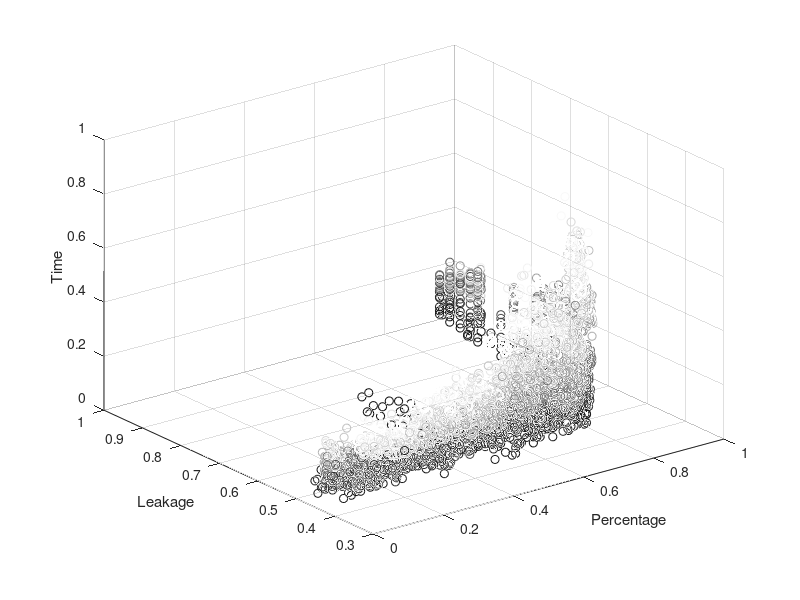

Here is the MATLAB script that generated this plot:
clear all; clc;
%% read the csv file
rd = csvread('soft.csv');
sz = size(rd);
n = 29;
%% plot the surface in 3D
percentage = rd(:,1);
leakage = rd(:,4);
time = rd(:,3);
eff = rd(:,2);

percentage = percentage / max(percentage);
leakage = leakage / max(leakage);
time = time / max(time);
eff_norm = eff / max(eff);

% nPoints = sz(1);
% percentage = rand(nPoints, 1);
% leakage = rand(nPoints, 1);
% time = rand(nPoints, 1);
% eff = rand(nPoints, 1);
% to make it compatible with 'CData', replicate columns to give G, B values
eff_norm = repmat(eff_norm, 1, 3);
scatHand = scatter3(percentage, leakage, time);
set(scatHand, 'CData', eff_norm);
xlabel('Percentage')
ylabel('Leakage')
zlabel('Time')
%% find the best result
%weight of the leakage and time
weight_time=1;
weight_leakage=1;

% percentage = percentage / max(percentage);
% leakage = leakage / max(leakage);
% time = time / max(time);

% res=ones(sz(1),1);
z=0;
%combine value of leakage and time
for i=1:99
  
  for j=1:n
    z = z+1;
    res(i) = leakage(z) * weight_leakage + time(z) * weight_time;
  end
  
  %find the maximum value
  [M,I] = min(res);
  fin(i) = eff(I);
end
eff(mode(fin))